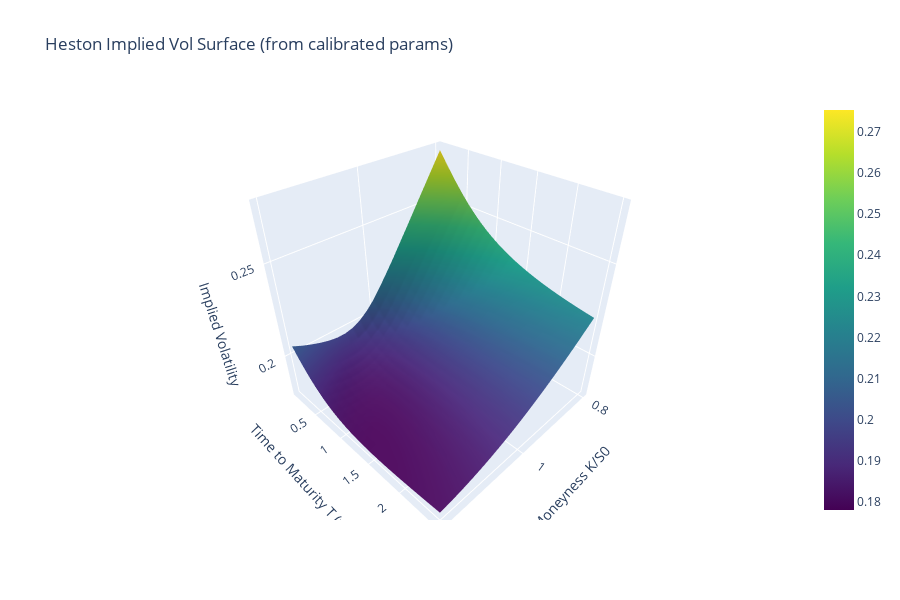

Notebook code cell kept with this figure:
### Code cell
# Plot 3D IV surface (moneyness, T, IV)
MM, TT = np.meshgrid(m_grid, T_grid)
fig = go.Figure(data=[go.Surface(x=MM, y=TT, z=iv_surface, colorscale='Viridis')])
fig.update_layout(
    title='Heston Implied Vol Surface (from calibrated params)',
    scene=dict(
        xaxis_title='Moneyness K/S0',
        yaxis_title='Time to Maturity T (years)',
        zaxis_title='Implied Volatility',
    ),
    width=900,
    height=600,
)
fig.show()

### Figure 1 — Plotly figure (JSON) as saved in the notebook; plotly's stock layout.template omitted (floating-point values rounded to 4 significant figures; data arrays with more than 128 entries replaced by an {"elided": "..."} marker saying what was removed)
{"data": [{"colorscale": [[0, "#440154"], [0.1111, "#482878"], [0.2222, "#3e4989"], [0.3333, "#31688e"], [0.4444, "#26828e"], [0.5556, "#1f9e89"], [0.6667, "#35b779"], [0.7778, "#6ece58"], [0.8889, "#b5de2b"], [1, "#fde725"]], "type": "surface", "x": {"elided": "25x21 float values"}, "y": {"elided": "25x21 float values"}, "z": {"elided": "25x21 float values"}}], "layout": {"height": 600, "scene": {"xaxis": {"title": {"text": "Moneyness K/S0"}}, "yaxis": {"title": {"text": "Time to Maturity T (years)"}}, "zaxis": {"title": {"text": "Implied Volatility"}}}, "title": {"text": "Heston Implied Vol Surface (from calibrated params)"}, "width": 900}}
